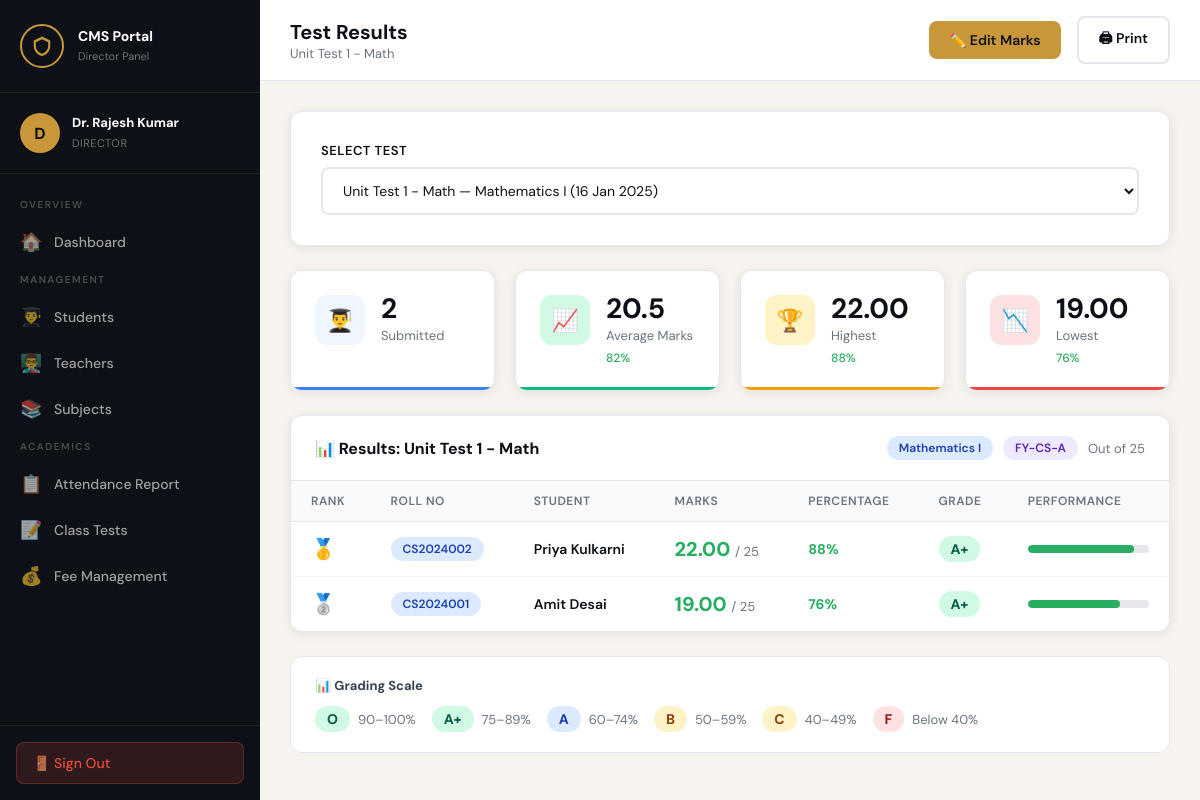
/tests/results.php?test_id=2 (signed in), run on the app's committed database.
### tables this page shows
CREATE TABLE class_tests (
    id INT AUTO_INCREMENT PRIMARY KEY,
    title VARCHAR(200) NOT NULL,
    subject_id INT NOT NULL,
    class_id INT NOT NULL,
    teacher_id INT NOT NULL,
    total_marks INT NOT NULL,
    test_date DATE NOT NULL,
    created_at TIMESTAMP DEFAULT CURRENT_TIMESTAMP,
    FOREIGN KEY (subject_id) REFERENCES subjects(id) ON DELETE CASCADE,
    FOREIGN KEY (class_id) REFERENCES classes(id) ON DELETE CASCADE,
    FOREIGN KEY (teacher_id) REFERENCES teachers(id) ON DELETE CASCADE
);

CREATE TABLE subjects (
    id INT AUTO_INCREMENT PRIMARY KEY,
    name VARCHAR(100) NOT NULL,
    code VARCHAR(20) UNIQUE NOT NULL,
    department_id INT,
    class_id INT,
    teacher_id INT,
    credits INT DEFAULT 3,
    FOREIGN KEY (department_id) REFERENCES departments(id) ON DELETE SET NULL,
    FOREIGN KEY (class_id) REFERENCES classes(id) ON DELETE SET NULL,
    FOREIGN KEY (teacher_id) REFERENCES teachers(id) ON DELETE SET NULL
);

CREATE TABLE classes (
    id INT AUTO_INCREMENT PRIMARY KEY,
    name VARCHAR(50) NOT NULL,
    section VARCHAR(10),
    department_id INT,
    semester INT,
    academic_year VARCHAR(10),
    FOREIGN KEY (department_id) REFERENCES departments(id) ON DELETE SET NULL
);

CREATE TABLE test_results (
    id INT AUTO_INCREMENT PRIMARY KEY,
    test_id INT NOT NULL,
    student_id INT NOT NULL,
    marks_obtained DECIMAL(5,2),
    submitted_at TIMESTAMP DEFAULT CURRENT_TIMESTAMP,
    remarks TEXT,
    FOREIGN KEY (test_id) REFERENCES class_tests(id) ON DELETE CASCADE,
    FOREIGN KEY (student_id) REFERENCES students(id) ON DELETE CASCADE,
    UNIQUE KEY unique_result (test_id, student_id)
);

CREATE TABLE students (
    id INT AUTO_INCREMENT PRIMARY KEY,
    user_id INT UNIQUE,
    roll_number VARCHAR(30) UNIQUE NOT NULL,
    class_id INT,
    department_id INT,
    admission_year YEAR,
    date_of_birth DATE,
    gender ENUM('male','female','other'),
    guardian_name VARCHAR(100),
    guardian_phone VARCHAR(15),
    total_fees DECIMAL(10,2) DEFAULT 0,
    fees_paid DECIMAL(10,2) DEFAULT 0,
    FOREIGN KEY (user_id) REFERENCES users(id) ON DELETE CASCADE,
    FOREIGN KEY (class_id) REFERENCES classes(id) ON DELETE SET NULL,
    FOREIGN KEY (department_id) REFERENCES departments(id) ON DELETE SET NULL
);

CREATE TABLE users (
    id INT AUTO_INCREMENT PRIMARY KEY,
    name VARCHAR(100) NOT NULL,
    email VARCHAR(100) UNIQUE NOT NULL,
    password VARCHAR(255) NOT NULL,
    role ENUM('director','coordinator','faculty','student') NOT NULL,
    profile_pic VARCHAR(255) DEFAULT 'default.png',
    phone VARCHAR(15),
    address TEXT,
    is_active TINYINT(1) DEFAULT 1,
    created_at TIMESTAMP DEFAULT CURRENT_TIMESTAMP
);

### config/db.php (called while the page is built, shortened)
<?php
function hasRole($role) {
    if (is_array($role)) return in_array($_SESSION['role'], $role);
    return $_SESSION['role'] === $role;
}
?>

### tests/results.php (the view, shortened to what this page needs)
<?php
require_once __DIR__ . '/../auth/session.php';
$role = $_SESSION['role'];
$studentId = ($role === 'student') ? ($_SESSION['linked_id'] ?? 0) : 0;
$testId = isset($_GET['test_id']) ? (int)$_GET['test_id'] : 0;
if ($role === 'student') {
    $myClassId = $conn->query("SELECT class_id FROM students WHERE id=$studentId")->fetch_assoc()['class_id'] ?? 0;
    $tests = $conn->query("SELECT ct.*, s.name as subject_name FROM class_tests ct JOIN subjects s ON ct.subject_id=s.id WHERE ct.class_id=$myClassId ORDER BY ct.test_date DESC");
} elseif ($role === 'faculty') {
    $teacherId = $_SESSION['linked_id'] ?? 0;
    $tests = $conn->query("SELECT ct.*, s.name as subject_name FROM class_tests ct JOIN subjects s ON ct.subject_id=s.id WHERE ct.teacher_id=$teacherId ORDER BY ct.test_date DESC");
} else {
    $tests = $conn->query("SELECT ct.*, s.name as subject_name FROM class_tests ct JOIN subjects s ON ct.subject_id=s.id ORDER BY ct.test_date DESC");
}
$testInfo = null;
$results  = null;
$stats    = [];
if ($testId) {
    $testInfo = $conn->query("
        SELECT ct.*, s.name as subject_name, s.code, c.name as class_name, u.name as teacher_name
        FROM class_tests ct
        JOIN subjects s ON ct.subject_id=s.id
        JOIN classes c ON ct.class_id=c.id
        JOIN teachers t ON ct.teacher_id=t.id
        JOIN users u ON t.user_id=u.id
        WHERE ct.id=$testId
    ")->fetch_assoc();
    if ($role === 'student') {
        $results = $conn->query("
            SELECT tr.*, u.name as student_name, st.roll_number
            FROM test_results tr
            JOIN students st ON tr.student_id=st.id
            JOIN users u ON st.user_id=u.id
            WHERE tr.test_id=$testId AND tr.student_id=$studentId
        ");
    } else {
        $results = $conn->query("
            SELECT tr.*, u.name as student_name, st.roll_number
            FROM test_results tr
            JOIN students st ON tr.student_id=st.id
            JOIN users u ON st.user_id=u.id
            WHERE tr.test_id=$testId
            ORDER BY tr.marks_obtained DESC
        ");
    }
    $statsRow = $conn->query("
        SELECT COUNT(*) as total, AVG(marks_obtained) as avg_marks,
               MAX(marks_obtained) as max_marks, MIN(marks_obtained) as min_marks
        FROM test_results WHERE test_id=$testId
    ")->fetch_assoc();
    $stats = $statsRow;
}
include __DIR__ . '/../includes/header.php';
if ($role === 'student') {
    $initials = strtoupper(substr($_SESSION['name'],0,1));
    echo '<div class="sidebar">
    <div class="sidebar-brand"><div class="brand-icon"><svg viewBox="0 0 64 64" fill="var(--gold)"><path d="M32 4L8 16v16c0 14 10.7 26.4 24 29.3C45.3 58.4 56 46 56 32V16L32 4zm0 8l18 9v11c0 10.5-7.8 19.8-18 22.3C21.8 51.8 14 42.5 14 32V21l18-9z"/></svg></div><div class="brand-text"><strong>CMS Portal</strong><span>Student Panel</span></div></div>
    <div class="sidebar-user"><div class="user-avatar">'.$initials.'</div><div class="user-info"><strong>'.htmlspecialchars($_SESSION['name']).'</strong><span>Student</span></div></div>
    <nav class="sidebar-nav">
    <div class="nav-section-label">Overview</div>
    <a href="'.$depth.'dashboard/student.php" class="nav-item"><span class="nav-icon">🏠</span>Dashboard</a>
    <div class="nav-section-label">Academics</div>
    <a href="'.$depth.'attendance/student_report.php" class="nav-item"><span class="nav-icon">📋</span>My Attendance</a>
    <a href="'.$depth.'tests/results.php" class="nav-item active"><span class="nav-icon">📝</span>My Test Results</a>
    <div class="nav-section-label">Fees</div>
    <a href="'.$depth.'students/fees.php" class="nav-item"><span class="nav-icon">💰</span>My Fees</a>
    </nav>
    <div class="sidebar-footer"><a href="'.$depth.'auth/logout.php" class="logout-btn">🚪 Sign Out</a></div>
    </div>';
} else {
    include __DIR__ . "/../includes/sidebar_{$role}.php";
}
?>
<div class="main">
  <div class="topbar">
    <div class="topbar-title">
      <h2>Test Results</h2>
      <p><?= $testInfo ? htmlspecialchars($testInfo['title']) : 'Select a test to view results' ?></p>
    </div>
    <div class="topbar-right">
      <?php if($testId && hasRole(['faculty','coordinator','director'])): ?>
      <a href="submit.php?test_id=<?= $testId ?>" class="btn btn-gold">✏️ Edit Marks</a>
      <button onclick="window.print()" class="btn btn-outline">🖨 Print</button>
      <?php endif; ?>
    </div>
  </div>
  <div class="content">
    <div class="form-card" style="margin-bottom:24px">
      <form method="GET" style="display:flex;gap:16px;align-items:flex-end">
        <div class="form-group" style="flex:1">
          <label>Select Test</label>
          <select name="test_id" onchange="this.form.submit()" style="padding:12px 16px;border:2px solid #e5e7eb;border-radius:8px;width:100%;font-size:14px;outline:none">
            <?php $tests->data_seek(0); while($t=$tests->fetch_assoc()): ?>
            <option value="<?= $t['id'] ?>" <?= $testId==$t['id']?'selected':'' ?>>
              <?= htmlspecialchars($t['title']) ?> — <?= htmlspecialchars($t['subject_name']) ?> (<?= date('d M Y', strtotime($t['test_date'])) ?>)
            </option>
            <?php endwhile; ?>
          </select>
        </div>
      </form>
    </div>
    <?php if($testId && $testInfo): ?>
    <?php if(!empty($stats) && $stats['total'] > 0): ?>
    <div class="stats-grid" style="grid-template-columns:repeat(4,1fr);margin-bottom:24px">
      <div class="stat-card" style="--accent:#3b82f6;--icon-bg:#eff6ff">
        <div class="stat-icon">👨‍🎓</div>
        <div class="stat-info"><div class="val"><?= $stats['total'] ?></div><div class="lbl">Submitted</div></div>
      </div>
      <div class="stat-card" style="--accent:#10b981;--icon-bg:#d1fae5">
        <div class="stat-icon">📈</div>
        <div class="stat-info">
          <div class="val"><?= round($stats['avg_marks'],1) ?></div>
          <div class="lbl">Average Marks</div>
          <div class="sub"><?= $testInfo['total_marks'] > 0 ? round($stats['avg_marks']/$testInfo['total_marks']*100) : 0 ?>%</div>
        </div>
      </div>
      <div class="stat-card" style="--accent:#f59e0b;--icon-bg:#fef3c7">
        <div class="stat-icon">🏆</div>
        <div class="stat-info">
          <div class="val"><?= $stats['max_marks'] ?></div>
          <div class="lbl">Highest</div>
          <div class="sub"><?= $testInfo['total_marks'] > 0 ? round($stats['max_marks']/$testInfo['total_marks']*100) : 0 ?>%</div>
        </div>
      </div>
      <div class="stat-card" style="--accent:#ef4444;--icon-bg:#fee2e2">
        <div class="stat-icon">📉</div>
        <div class="stat-info">
          <div class="val"><?= $stats['min_marks'] ?></div>
          <div class="lbl">Lowest</div>
          <div class="sub"><?= $testInfo['total_marks'] > 0 ? round($stats['min_marks']/$testInfo['total_marks']*100) : 0 ?>%</div>
        </div>
      </div>
    </div>
    <?php endif; ?>
    <div class="table-card">
      <div class="table-card-header">
        <h3>📊 Results: <?= htmlspecialchars($testInfo['title']) ?></h3>
        <div style="display:flex;gap:10px;align-items:center">
          <span class="badge badge-blue"><?= htmlspecialchars($testInfo['subject_name']) ?></span>
          <span class="badge badge-purple"><?= htmlspecialchars($testInfo['class_name']) ?></span>
          <span style="font-size:13px;color:#6b7280">Out of <?= $testInfo['total_marks'] ?></span>
        </div>
      </div>
      <div class="table-responsive">
        <table>
          <thead>
            <tr>
              <?php if($role !== 'student'): ?><th>Rank</th><th>Roll No</th><th>Student</th><?php endif; ?>
              <th>Marks</th><th>Percentage</th><th>Grade</th><th>Performance</th>
            </tr>
          </thead>
          <tbody>
          <?php
          $rank = 1;
          if ($results && $results->num_rows > 0): while($r=$results->fetch_assoc()):
            $pct = $testInfo['total_marks'] > 0 ? round($r['marks_obtained']/$testInfo['total_marks']*100) : 0;
            $grade = $pct>=90?'O':($pct>=75?'A+':($pct>=60?'A':($pct>=50?'B':($pct>=40?'C':'F'))));
            $gradeCol = $pct>=75?'badge-green':($pct>=50?'badge-yellow':'badge-red');
          ?>
            <tr>
              <?php if($role !== 'student'): ?>
              <td>
                <?php if($rank===1): ?><span style="font-size:20px">🥇</span>
                <?php elseif($rank===2): ?><span style="font-size:20px">🥈</span>
                <?php elseif($rank===3): ?><span style="font-size:20px">🥉</span>
                <?php else: ?><span style="font-weight:700;color:#6b7280">#<?= $rank ?></span>
                <?php endif; ?>
              </td>
              <td><span class="badge badge-blue"><?= htmlspecialchars($r['roll_number']) ?></span></td>
              <td style="font-weight:600"><?= htmlspecialchars($r['student_name']) ?></td>
              <?php endif; ?>
              <td>
                <span style="font-size:20px;font-weight:800;color:<?= $pct>=75?'#27ae60':($pct>=40?'#e67e22':'#e74c3c') ?>">
                  <?= $r['marks_obtained'] ?>
                </span>
                <span style="font-size:13px;color:#6b7280"> / <?= $testInfo['total_marks'] ?></span>
              </td>
              <td style="font-weight:700;color:<?= $pct>=75?'#27ae60':($pct>=40?'#e67e22':'#e74c3c') ?>"><?= $pct ?>%</td>
              <td><span class="badge <?= $gradeCol ?>" style="font-size:14px;font-weight:800"><?= $grade ?></span></td>
              <td style="min-width:150px">
                <div class="att-bar">
                  <div class="att-fill <?= $pct>=75?'high':($pct>=40?'mid':'low') ?>" style="width:<?= $pct ?>%"></div>
                </div>
              </td>
            </tr>
          <?php $rank++; endwhile; endif; ?>
          </tbody>
        </table>
      </div>
    </div>
    <div style="background:#fff;border-radius:12px;padding:20px 24px;border:1px solid #e5e7eb;margin-top:16px">
      <div style="font-size:13px;font-weight:700;color:#374151;margin-bottom:12px">📊 Grading Scale</div>
      <div style="display:flex;gap:16px;flex-wrap:wrap">
        <?php foreach([
          ['O','90–100%','badge-green'],['A+','75–89%','badge-green'],['A','60–74%','badge-blue'],
          ['B','50–59%','badge-yellow'],['C','40–49%','badge-yellow'],['F','Below 40%','badge-red']
        ] as $g): ?>
        <div style="display:flex;align-items:center;gap:8px">
          <span class="badge <?= $g[2] ?>" style="font-size:14px;font-weight:800"><?= $g[0] ?></span>
          <span style="font-size:13px;color:#6b7280"><?= $g[1] ?></span>
        </div>
        <?php endforeach; ?>
      </div>
    </div>
    <?php endif; ?>
  </div>
</div>
<?php include __DIR__ . '/../includes/footer.php'; ?>

### data on the page
class_tests: title "Unit Test 1 - Math", subject.name "Mathematics I", class.name "FY-CS-A", total_marks "25"
test_results: student.roll_number "CS2024002", users.name "Priya Kulkarni", marks_obtained "22.00", test.total_marks "25", pct "88", grade "A+"
test_results: student.roll_number "CS2024001", users.name "Amit Desai", marks_obtained "19.00", test.total_marks "25", pct "76", grade "A+"

### other printed values
$initials "D"
$_SESSION['name'] "Dr. Rajesh Kumar"
$icon "🏠 👨‍🎓 👨‍🏫 📚 📋 📝 💰"
$label "Dashboard Students Teachers Subjects Attendance Report Class Tests Fee Management"
$stats['total'] "2"
$stats['avg_marks'] "20.5"
$stats['avg_marks']/$testInfo['total_marks']*100 "82"
$stats['max_marks'] "22.00"
$stats['max_marks']/$testInfo['total_marks']*100 "88"
$stats['min_marks'] "19.00"
$stats['min_marks']/$testInfo['total_marks']*100 "76"
$g[0] "O"
$g[1] "90–100%"
$g[0] "A+"
$g[1] "75–89%"
